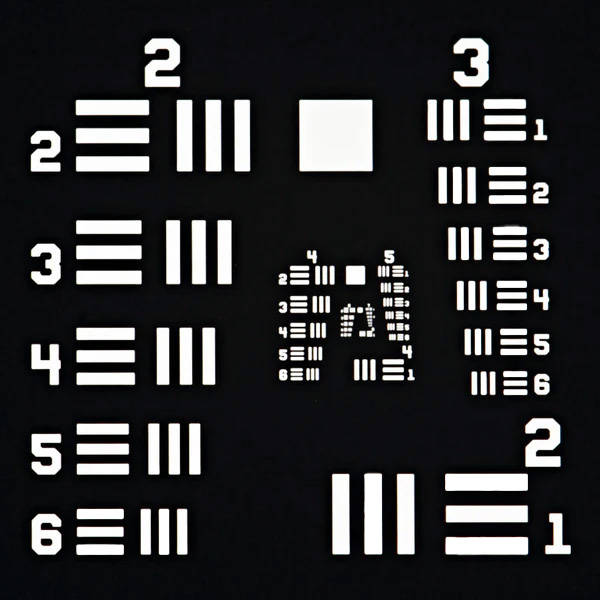
#> input picture resolution_charts/Res_Charts_3/(255,255,255).jpg, 600 x 600 px, found by its file name
$ python USAF_shifter.py
#> lines starting #> are read from the running program, lines starting #| are printed output that depends on the picture
from PIL import Image

# Load the image
image_path = r"C:\Users\menon\Documents\Camera_Operation\resolution_charts\Res_Charts_3\(255,255,255).jpg"
image = Image.open(image_path)
#> image is the input picture: PIL image 600x600 RGB; mean R, G, B 49.5, 49.8, 51

# Define the number of pixels to add at the top
extra_height = 175 # Adjust as needed

# Create a new blank image with extra space at the top
new_size = (image.width, image.height + extra_height)
#> new_size = (600, 775)
new_image = Image.new("RGB", new_size, (0, 0, 0))  # Assuming black background
#> new_image: PIL image 600x775 RGB; every value is 0

# Paste the original image into the new image
new_image.paste(image, (0, extra_height))
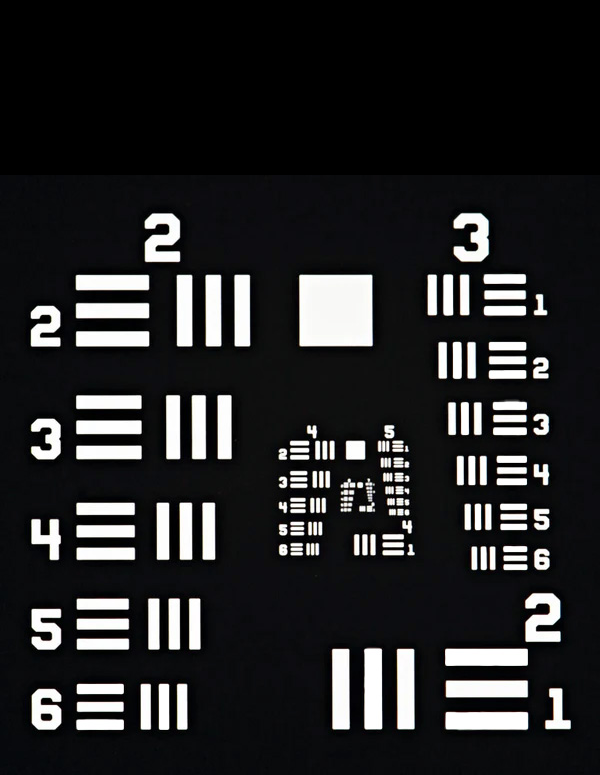
#> new_image: PIL image 600x775 RGB; mean R, G, B 38.4, 38.6, 39.5

# Save the modified image
edited_image_path = r"C:\Users\menon\Documents\Camera_Operation\resolution_charts\Res_Charts_4\(255,255,255).jpg"
new_image.save(edited_image_path)

# Provide the download link
edited_image_path
